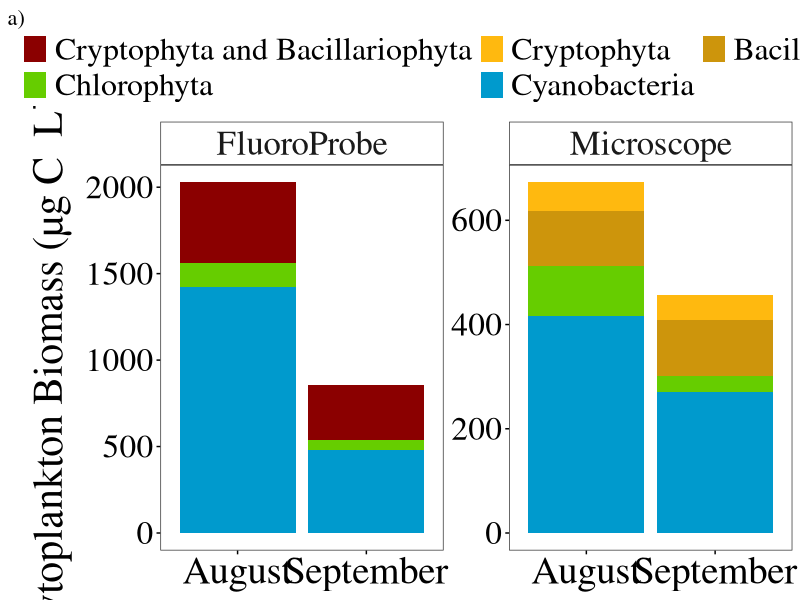

Generate this figure with R:
# load libraries
library(tidyverse)

# load files
# LEPAS phyto-- bms less than 200um calculated in 01_LEPAS_phyto_lengths_NanoPicoMS_031724.R
lepas <- read.csv("15a_LEPAS_phyto_bms_less200um_2021_36873.csv")
# fluoroprobe-- bms less than 200um (lake water was sieved through a 200um sieve for the grazing experiments)
fluoroprobe <- read.csv("00_fluoro_phyto_bms_ugCL_less200um_2021_36873.csv") 

# clean up data
lepas2 <- lepas %>% 
  select(-X) %>% 
  select(c(Sample_date, Phylum, bms_ugC_less200_tot)) %>% 
  rename(Date = Sample_date,
         Phyto_grp = Phylum,
         bms_ugCL = bms_ugC_less200_tot) %>% 
  mutate(Type = "Microscope")

fluoroprobe2 <- fluoroprobe %>% 
  select(-X) %>% 
  select(c(SampleDate, Phyto_grp2, C_ugL)) %>% 
  rename(Date = SampleDate,
         Phyto_grp = Phyto_grp2,
         bms_ugCL = C_ugL) %>% 
  mutate(Type = "FluoroProbe")

comb_dat <- rbind(lepas2, fluoroprobe2) %>% 
  mutate(Event = case_when(Date == "2021-08-09" | Date == "8/9/2021" ~ "August",
                           Date == "2021-09-10" | Date == "9/10/2021" ~ "September",
                           TRUE ~ "NA")) %>% 
  mutate(Phyto_grp2 = factor(Phyto_grp, 
                             levels = c("Cryptophyta and Bacillariophyta", "Cryptophyta", "Bacillariophyta", "Chlorophyta", "Cyanobacteria")))

# plot together
png(file = "15b_LEPASflouro_comb_less200um_C_ugL_2021_36873_Fig2a.png",
    width = 800, height = 700)

ggplot(comb_dat, aes(y = bms_ugCL, x = Event, fill = Phyto_grp2)) +
  geom_bar(stat = "identity") +
  facet_wrap(vars(Type), scales = "free_y") + # this allows the y-axis to be scaled differently for fluoroprobe vs. microscope
  scale_fill_manual(values = c("Cyanobacteria" = "deepskyblue3",
                               "Chlorophyta" = "chartreuse3",
                               "Cryptophyta" = "darkgoldenrod1",
                               "Bacillariophyta" = "darkgoldenrod3",
                               "Cryptophyta and Bacillariophyta" = "darkred")) +
  scale_x_discrete(labels = c("August", "September")) +
  ylab(expression(paste("Phytoplankton Biomass (µg C  ", L^-1,")"))) +
  labs(tag = "a)") +
  theme_bw() +
  theme(text = element_text(family = "serif"),
        axis.title.y = element_text(size = 30, color = "black"),
        axis.text.y = element_text(size = 24, color = "black"),
        axis.text.x = element_text(size = 28, color = "black"),
        axis.title.x = element_blank(),
        legend.text = element_text(size = 23),
        legend.position = "top",
        legend.title= element_blank(), 
        panel.background = element_rect(fill = "transparent", linewidth = 1),
        axis.ticks = element_line(color = "black"),
        panel.grid = element_line(color = "transparent"),
        strip.text = element_text(size = 25),
        strip.background.y = element_rect(fill = "transparent", color = "transparent", linewidth = 1),
        strip.background.x = element_rect(fill = "transparent"),
        plot.tag = element_text(size = 16),) +
  guides(fill=guide_legend(nrow=2,byrow=TRUE))

dev.off()
